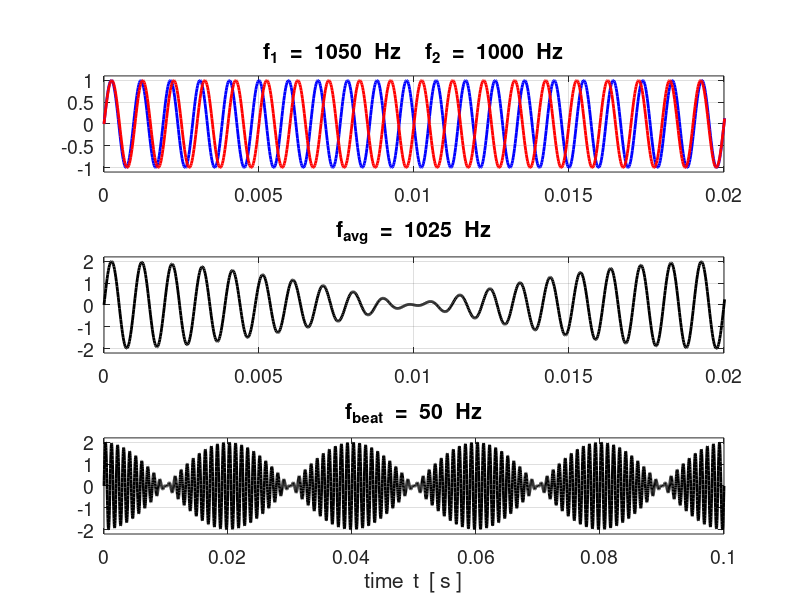

Write the MATLAB code that produced this figure.
% beats_Calculation.m

% Plots of beat patterns

% Ian Cooper
% School of Physics, University of Sydney
% email: ian.cooper@sydney.edu.au
% ../mphome.htm
% 170511

clear all
close all
clc


f2 = 1000;

f1 = 1050;

fBeat = abs(f1-f2);
fAvg = (f1+f2)/2;
tMax = 0.1;

t = linspace(0,tMax, 5000);


y1 = sin(2*pi*f1*t);
y2 = sin(2*pi*f2*t);
y = y1 + y2;

figure(1)
   set(gcf,'Units','normalized');
   set(gcf,'Position',[0.1 0.1 0.5 0.7]);
   
   
   subplot(3,1,1);
   plot(t,y1,'b','linewidth',2);
   hold on
   plot(t,y2,'r','linewidth',2);
   axis([0 0.02 -1.1 1.1]);
   grid on
   set(gca,'fontsize',14);
   tm1 = 'f_1  =  ';
   tm2 = num2str(f1,'%3.0f\n');
   tm3 = '  Hz    ';
   tm4 = 'f_2  =  ';
   tm5 = num2str(f2,'%3.0f\n');
   tm6 = '  Hz';
   tm = [tm1 tm2 tm3 tm4 tm5 tm6];
   title(tm);
   
   
   subplot(3,1,2);
   plot(t,y,'k','linewidth',2);
   axis([0 0.02 -2.2 2.2]);
   grid on
   set(gca,'fontsize',14);
   tm1 = 'f_{avg}  =  ';
   tm2 = num2str(fAvg,'%3.0f\n');
   tm3 = '  Hz';
   tm = ([tm1 tm2 tm3]);
   title(tm);
   
   subplot(3,1,3);
   plot(t,y,'k','linewidth',2);
   axis([0 0.1 -2.2 2.2]);
   grid on
   tm1 = 'f_{beat}  =  ';
   tm2 = num2str(fBeat,'%3.0f\n');
   tm3 = '  Hz';
   tm = ([tm1 tm2 tm3]);
   title(tm);
   
   xlabel('time  t  [ s ]','fontsize',14);
   set(gca,'fontsize',14);
   
   
% figure(2)
%    plot(t,y,'b','linewidth',2);
%    axis([0 0.1 -2.2 2.2]);
%    axis off
   
   
